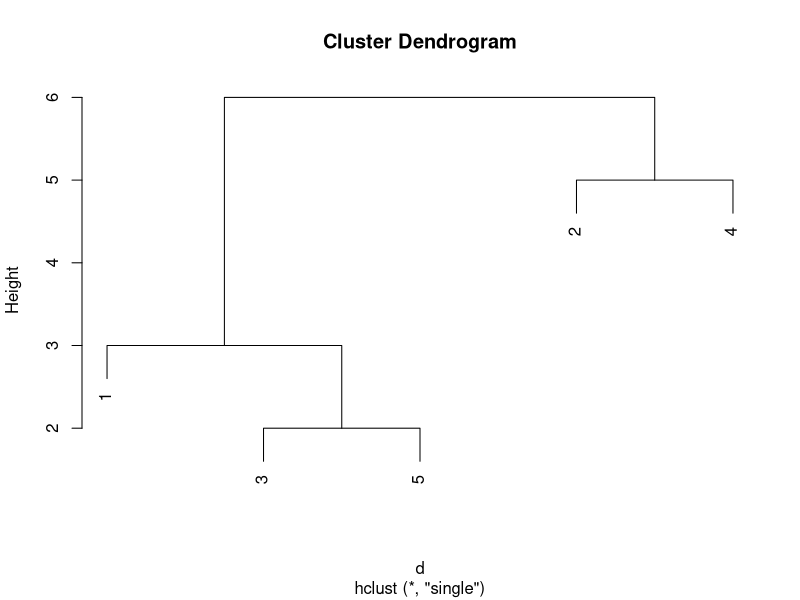
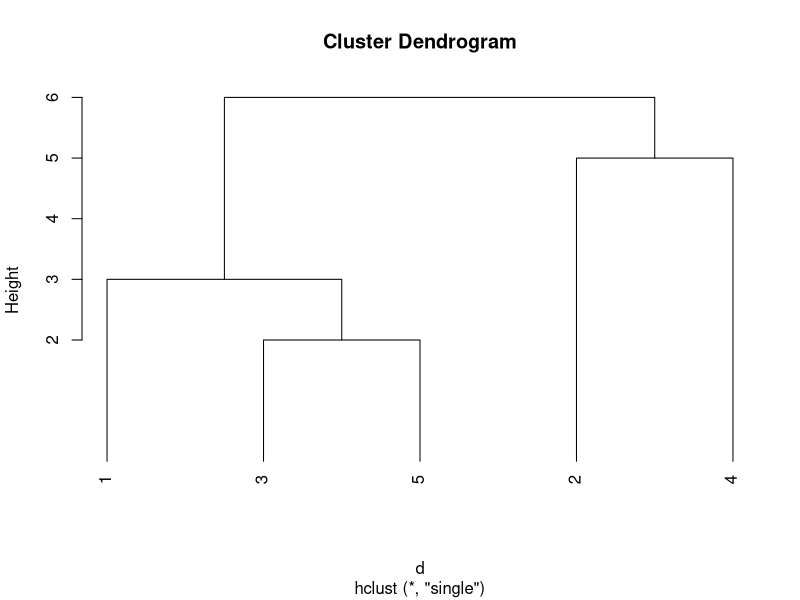

Reproduce these figures in R, in order.
# Example 12.3 (Clustering using single linkage)

library(stats)
d <- matrix(0,5,5)

# replicate matrix D
d[lower.tri(d)] <- c(9,3,6,11,7,5,10,9,2,8)
d <- d+t(d)
d <- as.dist(d)
hc.s <- hclust(d, "single")

# this is difficult to interpret. I escape it.
hc.s$merge

# notice that four circled numbers (distances) in the textbook: 2,3,5,6 
hc.s$height
plot(hc.s)

# A negative value (-1) will cause the labels to hang down from 0
plot(hc.s,hang=-1)